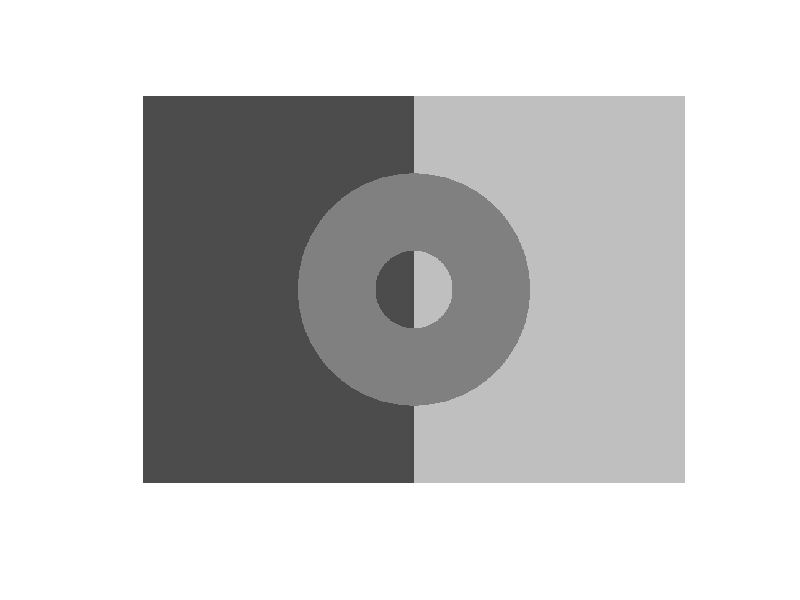
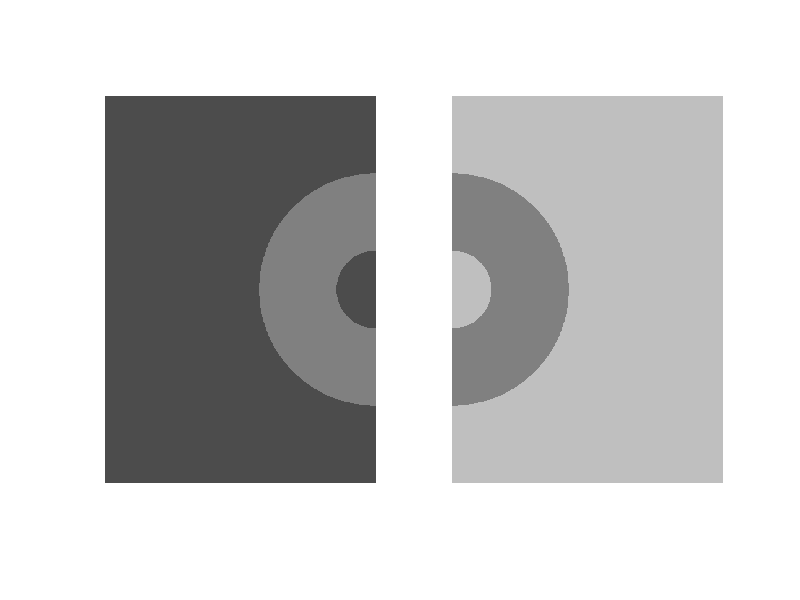
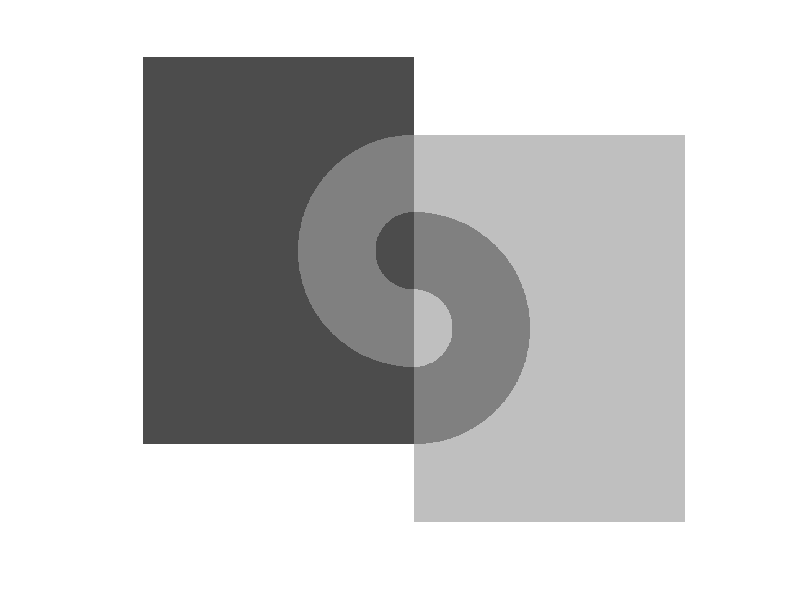
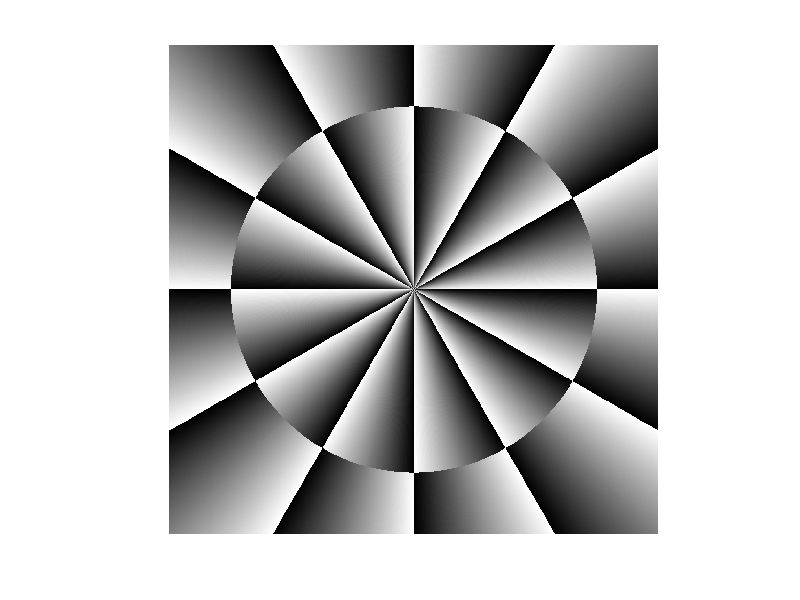

The MATLAB source for these figures, in order:
%% 6.1
clear all
n=1000;
m=1000;
[X,Y]=meshgrid(linspace(-2,2,n),linspace(-1.5,1.5,m));
cmap=[.3,.3,.3;.5,.5,.5;.75,.75,.75;1,1,1];

% a)
image1=X;
rad=sqrt(X.^2+Y.^2);
image1(X>-3 & X<3 & Y>-2 & Y<2)=1; %background
image1(X>-1.75 & X<0 & Y>-1.25 & Y<1.25)=.25; %left rectangle
image1(X>0 & X<1.75 & Y>-1.25 & Y<1.25)=.75; %right rectangle
image1(rad<.75)=.55; %donut thingy
image1(rad<.25 & X>-.25 & X<0)=.25; %left moon half thingy
image1(rad<.25 & X>0 & X<.25)=.75; %right moon half thingy

figure(1)
clf
imagesc(X(1,:),Y(:,1),image1);
colormap(cmap)
axis equal
axis tight
axis off

% b)
image2=X;
leftRad=sqrt((X+.25).^2+Y.^2);
rightRad=sqrt((X-.25).^2+Y.^2);
image2(X>-3 & X<3 & Y>-2 & Y<2)=1; %background
image2(X>-2 & X<-.25 & Y>-1.25 & Y<1.25)=.25; %left rectangle
image2(X>.25 & X<2 & Y>-1.25 & Y<1.25)=.75; %right rectangle
image2(leftRad<.75 & X<-.25)=.55; %left donut half thingy
image2(rightRad<.75 & X>.25)=.55; %right donut half thingy
image2(leftRad<.25 & X>-.75 & X<-.25)=.25; %left moon half thingy
image2(rightRad<.25 & X>.25 & X<.75)=.75; %right moon half thingy

figure(2)
clf
imagesc(X(1,:),Y(:,1),image2);
colormap(cmap)
axis equal
axis tight
axis off

% c)
image3=X;
leftRad=sqrt(X.^2+(Y+.25).^2);
rightRad=sqrt(X.^2+(Y-.25).^2);
image3(X>-3 & X<3 & Y>-2 & Y<2)=1; %background
image3(X>-1.75 & X<0 & Y>-1.5 & Y<1)=.25; %left rectangle
image3(X>0 & X<1.75 & Y>-1 & Y<1.5)=.75; %right rectangle
image3(leftRad<.75 & X<0)=.55; %left donut half thingy
image3(rightRad<.75 & X>0)=.55; %right donut half thingy
image3(leftRad<.25 & X>-.25 & X<0)=.25; %left moon half thingy
image3(rightRad<.25 & X>0 & X<.25)=.75; %right moon half thingy

figure(3)
clf
imagesc(X(1,:),Y(:,1),image3);
colormap(cmap)
axis equal
axis tight
axis off
%% 6.2 Funkystim
n=1000;
m=1000;
[X,Y]=meshgrid(linspace(-2,2,n),linspace(-2,2,m));

% a)
rad=sqrt(X.^2+Y.^2);
ang=atan2(Y,X);
image1=mod(ang,pi/6);
background=mod(-ang,pi/6);
image1(rad>1.5)=background(rad>1.5);
figure(4)
clf
imagesc(X(1,:),Y(:,1),image1);
colormap(gray)
axis equal
axis tight
axis off

% b)
rad=sqrt(X.^2+Y.^2);
ang=atan2(Y,X);
ang2=atan2(Y,X)-pi/12;
image2=mod(ang,pi/6);
background2=mod(-ang2,pi/6);
image2(rad>1.5)=background2(rad>1.5);
figure(5)
clf
imagesc(X(1,:),Y(:,1),image2);
colormap(gray(64))
axis equal
axis tight
axis off